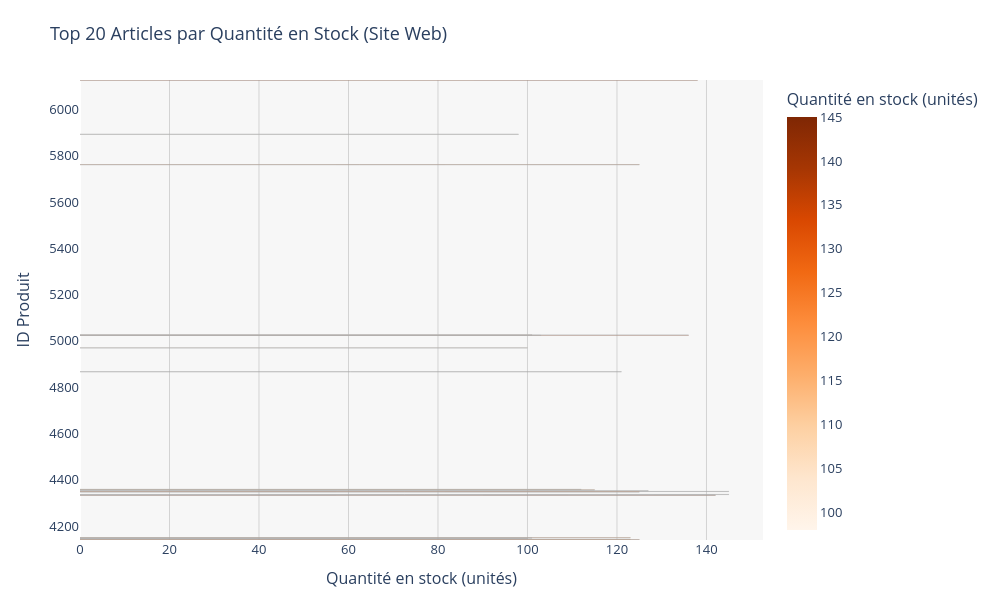

The cell this chart's notebook holds for it:
### Markdown cell above
<div style="border: 1px solid RGB(51,165,182);" >
<h3 style="margin: auto; padding: 20px; color: RGB(51,165,182); ">Etape 5.2 - Analyse des ventes en quantité</h3>
</div>

### Code cell
#####################################
# Palmarès des articles en quantité #
#####################################

# 1. Effectuer le tri dans l'ordre décroissant de quantités du dataset df_web_articles
df_palmares_qty = df_palmares.sort_values('stock_quantity', ascending=False)

# 2. Réinitialiser l'index du dataset par un reset_index
df_palmares_qty = df_palmares_qty.reset_index(drop=True)

# 3. Afficher les 20 premiers articles en quantité (pour meilleure visibilité)
top_20_qty = df_palmares_qty.head(20)

# Préparer les colonnes à afficher avec product_type si disponible
display_cols_qty = ['product_id', 'price', 'stock_quantity', 'ca_par_article']
if 'product_type' in top_20_qty.columns:
    display_cols_qty.insert(1, 'product_type')
elif 'sku' in top_20_qty.columns:
    display_cols_qty.insert(1, 'sku')

print("📦 TOP 20 ARTICLES EN QUANTITÉ - SITE WEB")
print("=" * 70)
print(top_20_qty[display_cols_qty].to_string())
print("\n")

# 4. Graphique en barre - VERSION HORIZONTALE pour meilleure lisibilité
fig_qty = px.bar(
    top_20_qty,
    y='product_id',
    x='stock_quantity',
    orientation='h',
    title='Top 20 Articles par Quantité en Stock (Site Web)',
    labels={'product_id': 'ID Produit', 'stock_quantity': 'Quantité en stock (unités)'},
    text='stock_quantity',
    color='stock_quantity',
    color_continuous_scale='Oranges'
)

# Améliorer la lisibilité
fig_qty.update_traces(
    textposition='outside',
    texttemplate='%{text:,.0f}',
    marker=dict(line=dict(width=0.5, color='darkgray'))
)

fig_qty.update_layout(
    height=600,
    width=1000,
    showlegend=False,
    hovermode='y unified',
    xaxis_title="Quantité en stock (unités)",
    yaxis_title="ID Produit",
    font=dict(size=13),
    margin=dict(l=80, r=200, t=80, b=60),
    plot_bgcolor='rgba(240,240,240,0.5)',
    paper_bgcolor='white'
)

fig_qty.update_xaxes(showgrid=True, gridwidth=1, gridcolor='lightgray')

fig_qty.show()

# Export PNG
fig_qty.write_image("../images/palmares_quantite.png")
print("✓ Visualisation exportée: ../images/palmares_quantite.png")

### Figure 1 — Plotly figure (JSON) as saved in the notebook; plotly's stock layout.template omitted (floating-point values rounded to 4 significant figures)
{"data": [{"hovertemplate": "Quantité en stock (unités)=%{marker.color}<br>ID Produit=%{y}<extra></extra>", "legendgroup": "", "marker": {"color": [145, 145, 142, 138, 136, 127, 125, 125, 125, 123, 123, 121, 115, 112, 103, 101, 101, 100, 100, 98], "coloraxis": "coloraxis", "line": {"color": "darkgray", "width": 0.5}, "pattern": {"shape": ""}}, "name": "", "orientation": "h", "showlegend": false, "text": [145.0, 145.0, 142.0, 138.0, 136.0, 127.0, 125.0, 125.0, 125.0, 123.0, 123.0, 121.0, 115.0, 112.0, 103.0, 101.0, 101.0, 100.0, 100.0, 98.0], "textposition": "outside", "texttemplate": "%{text:,.0f}", "type": "bar", "x": [145, 145, 142, 138, 136, 127, 125, 125, 125, 123, 123, 121, 115, 112, 103, 101, 101, 100, 100, 98], "xaxis": "x", "y": [4337, 4350, 4334, 6126, 5025, 4353, 4142, 5761, 4348, 4141, 4150, 4867, 4357, 4359, 5024, 4149, 5026, 4147, 4970, 5892], "yaxis": "y"}], "layout": {"barmode": "relative", "coloraxis": {"colorbar": {"title": {"text": "Quantité en stock (unités)"}}, "colorscale": [[0, "rgb(255,245,235)"], [0.125, "rgb(254,230,206)"], [0.25, "rgb(253,208,162)"], [0.375, "rgb(253,174,107)"], [0.5, "rgb(253,141,60)"], [0.625, "rgb(241,105,19)"], [0.75, "rgb(217,72,1)"], [0.875, "rgb(166,54,3)"], [1, "rgb(127,39,4)"]]}, "font": {"size": 13}, "height": 600, "hovermode": "y unified", "legend": {"tracegroupgap": 0}, "margin": {"b": 60, "l": 80, "r": 200, "t": 80}, "paper_bgcolor": "white", "plot_bgcolor": "rgba(240,240,240,0.5)", "showlegend": false, "title": {"text": "Top 20 Articles par Quantité en Stock (Site Web)"}, "width": 1000, "xaxis": {"anchor": "y", "domain": [0, 1], "gridcolor": "lightgray", "gridwidth": 1, "showgrid": true, "title": {"text": "Quantité en stock (unités)"}}, "yaxis": {"anchor": "x", "domain": [0, 1], "title": {"text": "ID Produit"}}}}
